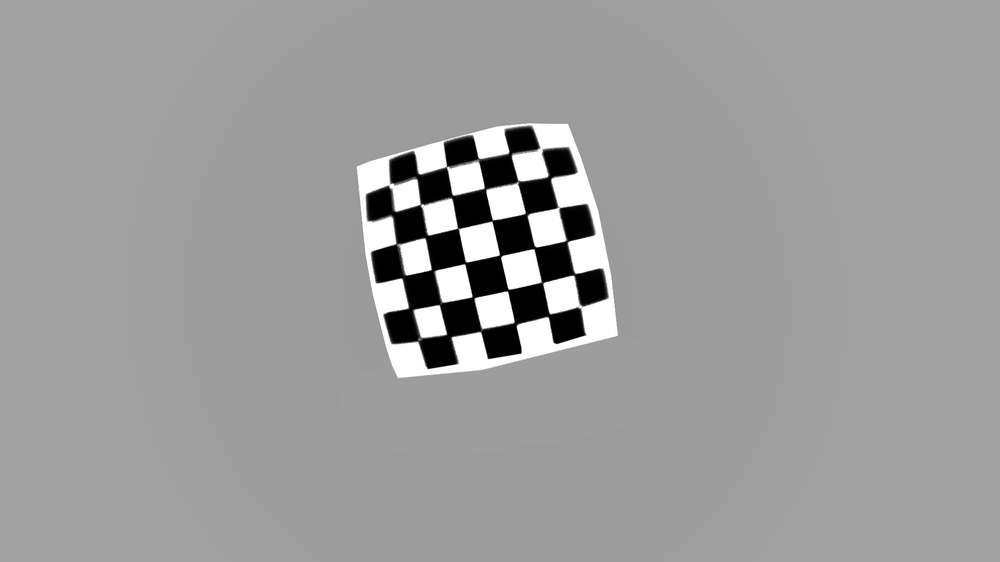
#> input picture calibration/Calibration/foo5.jpg, 1000 x 562 px, shrunk from 1920 x 1080 before the run; its folder holds only this picture in this run
$ python camera_calibration.py   (Python 2 division)
#> lines starting #> are read from the running program, lines starting #| are printed output that depends on the picture; after the words box and inside, x2 and y2 are one past the last pixel; in counts of white or black regions, pixels touching at a corner belong together
import numpy as np
import cv2
import glob

# termination criteria
criteria = (cv2.TERM_CRITERIA_EPS + cv2.TERM_CRITERIA_MAX_ITER, 30, 0.001)

# prepare object points, like (0,0,0), (1,0,0), (2,0,0) ....,(6,5,0)
objp = np.zeros((6*6,3), np.float32)
objp[:,:2] = np.mgrid[0:6,0:6].T.reshape(-1,2)

# Arrays to store object points and image points from all the images.
objpoints = [] # 3d point in real world spacezz
imgpoints = [] # 2d points in image plane.

images = glob.glob('*.jpg')

for fname in images:
    img = cv2.imread(fname)
#> img is the input picture: shape (562, 1000, 3); min 0, max 255, mean 156.4
    gray = cv2.cvtColor(img,cv2.COLOR_BGR2GRAY)

    # Find the chess board corners
    ret, corners = cv2.findChessboardCorners(gray, (6,6),None)
#> ret = True; corners = 36 rows, first 8: [388.6, 185], [418.6, 173.8], [446.4, 166.4], [478.8, 158.4], [509.1, 151.7], [539.8, 147.3], [393.5, 213.5], [420.1, 204.3]

    # If found, add object points, image points (after refining them)
    if ret == True:
        objpoints.append(objp)

        cv2.cornerSubPix(gray,corners,(11,11),(-1,-1),criteria)
        imgpoints.append(corners)
        print len(objp)
        print len(corners)
#| 36
        # Draw and display the corners
        cv2.drawChessboardCorners(img, (6,6), corners,ret)
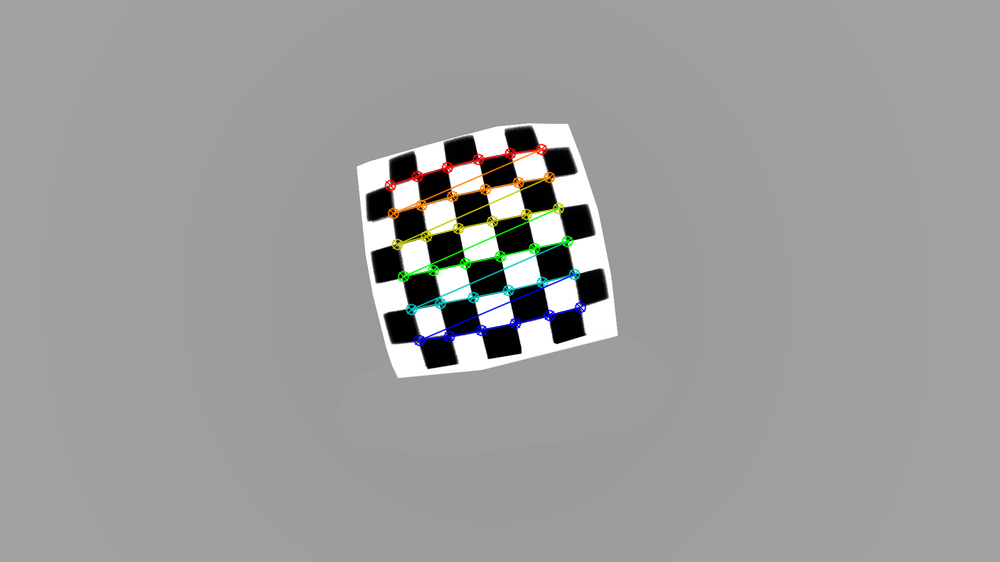
#> img: shape (562, 1000, 3); 1.42% of pixels changed, all inside (x1, y1, x2, y2) = (384, 143, 587, 347)

cv2.destroyAllWindows()


ret, mtx, dist, rvecs, tvecs = cv2.calibrateCamera(objpoints, imgpoints, gray.shape[::-1],None,None)
#> ret = 0.265; mtx = [[596.9, 0, 506.8], [0, 587.9, 304], [0, 0, 1]]; dist = [[-2.23, -5.62, -0.186, -0.0326, 56.81]]; rvecs = ([-0.0935, 0.00165, -0.217],); tvecs = ([-3.77, -3.64, 17.31],)

img2 = cv2.imread('../foo5.jpg')

h,  w = img2.shape[:2]
#> h = 562; w = 1000
print h
#| 562
print w
#| 1000
newcameramtx, roi=cv2.getOptimalNewCameraMatrix(mtx,dist,(w,h),1,(w,h))
#> newcameramtx = [[1795.1, 0, 577.2], [0, 566.9, 167.5], [0, 0, 1]]; roi = (555, 165, 54, 12)

# undistort
dst = cv2.undistort(img2, mtx, dist, None, newcameramtx)
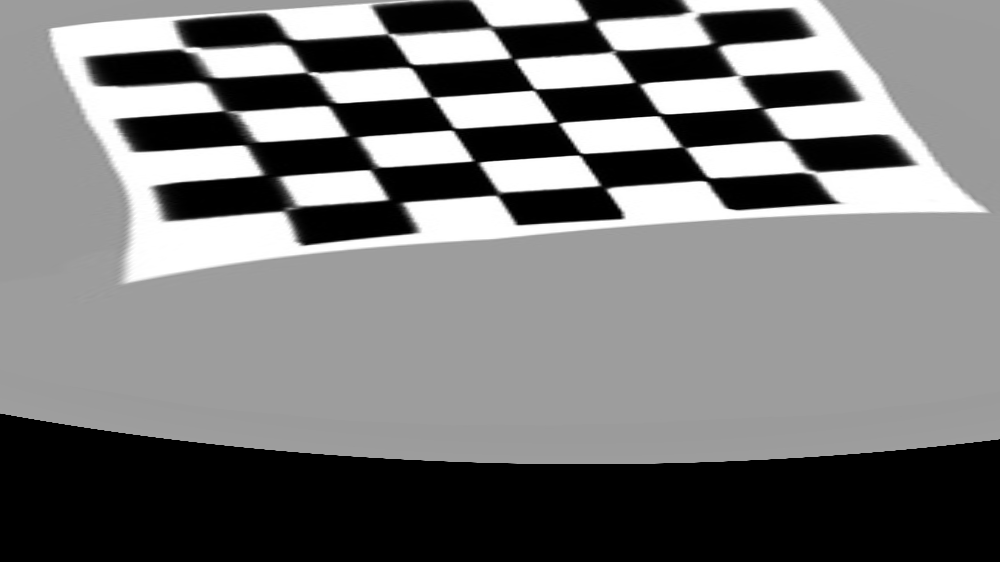
#> dst: shape (562, 1000, 3); min 0, max 255, mean 120
#print dst
# crop the image
x,y,w,h = roi
#> x = 555; y = 165; w = 54; h = 12
print y
#| 165
print x
#| 555
print w
#| 54
print h
#| 12
cv2.imshow('img', dst)
cv2.waitKey(0)
cv2.imwrite('calibresult.png',dst)
